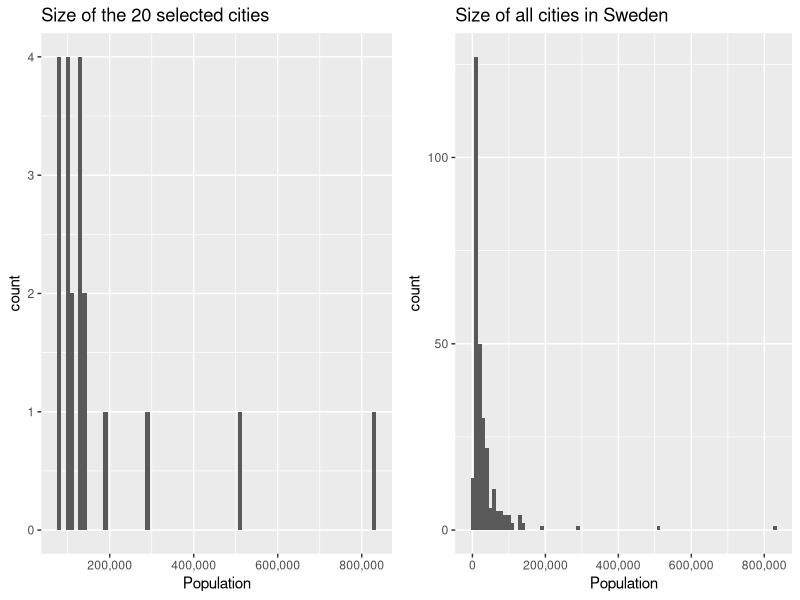
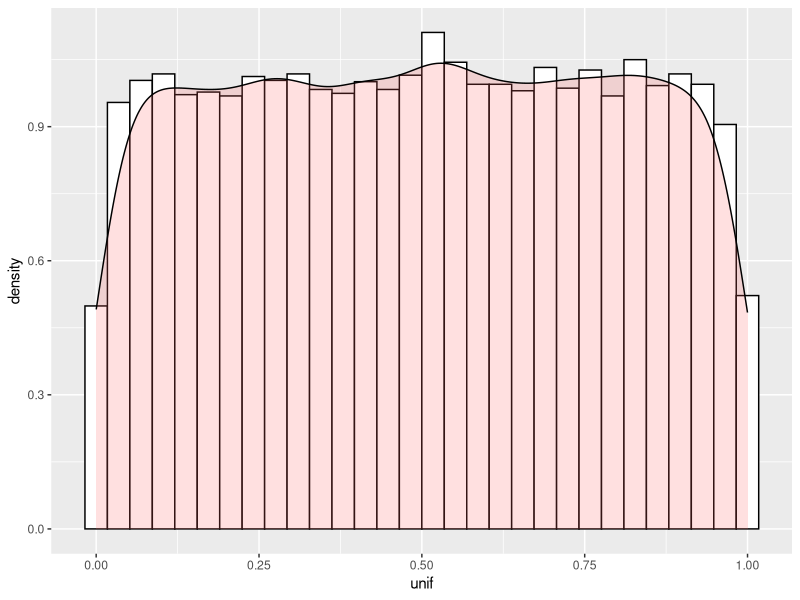
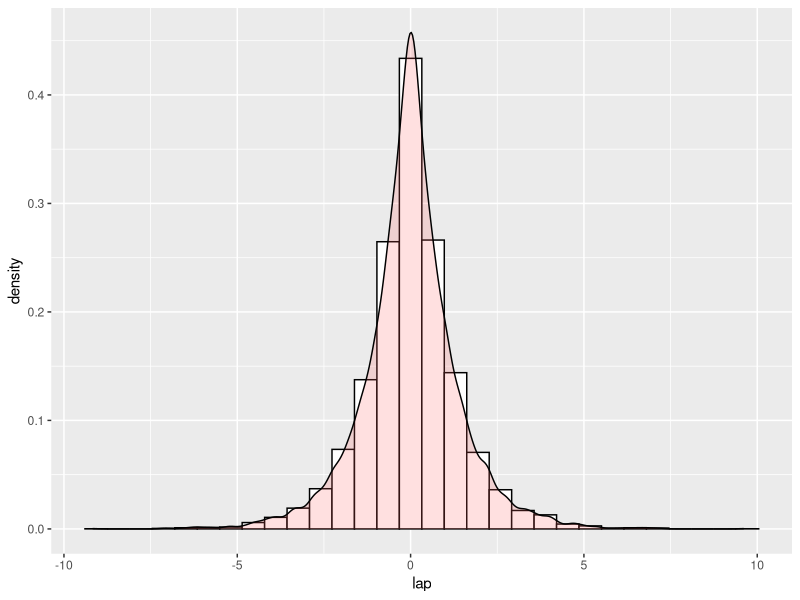
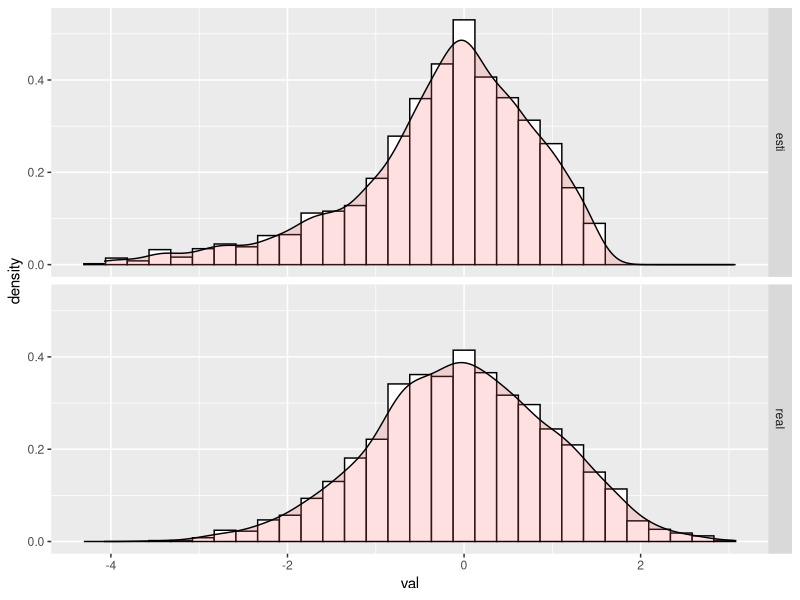

These charts were generated, in order, by the following R code:
## ---- chunk 1
knitr::opts_chunk$set(echo = TRUE, out.height = "200px")
Sys.setlocale(locale="english")
## ---- chunk 2
# libraries used
rm(list=ls())
library(ggplot2)
#install.packages("gridExtra") # to put the plots togeter
library(gridExtra)

## ---- chunk 3
# set working directory
# load the data
data = read.csv2("population.csv")
data[,1] <- as.character(data[,1])
## ---- chunk 4
# create the select city function - based on max
selectCity = function(data){
  # proportional to the number of inhabitants of the city
  data$proportinalPopulation = data$Population/sum(data$Population)
  # generate random numbers - include to dataset
  data$rn_uniform = runif(n=nrow(data),0,1)
  # probabilities proportional to the number of inhabitants
  data$prob_proportinalPopulation = data$proportinalPopulation * data$rn_uniform
  # take one city - max prob_proportinalPopulation
  city_index = which.max(data$prob_proportinalPopulation)
  # print(data[city_index,][1]) # make the print nicer
  
  return(data[city_index,1])
}
## ---- chunk 5
# create a function to select 20 cities
select20cities = function(data){
  cities_remain <- data
  selected_cities <- c()
  for (i in 1:20) {
  selected_city <- selectCity(cities_remain)
  selected_cities <- c(selected_cities,selected_city)
  cities_remain <- cities_remain[-which(cities_remain[,1]==selected_city),]
  }
  return(data.frame(Municipality=selected_cities))
}
## ---- chunk 6
# list of all selected cities
selected_cities <- select20cities(data)
idx <- match(selected_cities$Municipality, data[,1])
selected_cities$Population <- data[idx,2]
selected_cities <- selected_cities[order(selected_cities[,2],decreasing = TRUE),]
rownames(selected_cities) <- c()
selected_cities
## ---- chunk 7

# histogram - 2 selected cities
histplot_20cities = ggplot(selected_cities)+
  geom_histogram(binwidth=10000,aes(x=Population)) +
  ggtitle("Size of the 20 selected cities") +
  scale_x_continuous(labels = scales::comma)

histplot_cities = ggplot(data)+
  geom_histogram(binwidth=10000,aes(x=Population)) +
  ggtitle("Size of all cities in Sweden")+
  scale_x_continuous(labels = scales::comma)

# put the plots together
grid.arrange(histplot_20cities, histplot_cities, ncol = 2)
## ---- chunk 8
# generate random numbers
rm(list=ls())
n=10000
set.seed(12345)
x_rand <- runif(n=n, min=0, max=1)
data1 <- data.frame(unif=x_rand)
ggplot(data1,aes(x=unif))+
   geom_histogram(aes(y=..density..),
                 colour="black",
                 fill="white",
                 bins=30)+
  geom_density(alpha=.2, fill="#FF6666")
## ---- chunk 9
laplace_distribution = function(mu, alpha, p){
  result <- mu-(1/alpha)*sign(p-0.5)*log(1-2*abs(p-0.5))
  # result = alpha/2 * exp(-alpha * (abs(x_rand -  mu)))
  return(result)
}

data1$lap <- laplace_distribution(0,1, x_rand)

ggplot(data = data1, aes(x=lap)) + 
 geom_histogram(aes(y=..density..),
                 colour="black",
                 fill="white",
                 bins=30)+
  geom_density(alpha=.2, fill="#FF6666")
## ---- chunk 10
pdf_norm = function(x){
  exp(-(x**2)/2)/(sqrt(2*pi))
}
pdf_lap = function(x){
  (1/2)*exp(-abs(x))
}

c <- sqrt(2/pi)*exp(0.5)
n2 <- 2000
accept <- c()
for (i in 1:n) {
  if(length(accept)>=n2){
    break()
  }
  u <- data1[i,1]
  Y <- data1[i,2]
  q <- pdf_lap(Y)
  p <- pdf_norm(Y)
  if(u<=p/(c*q)){
    accept <- c(accept,Y)
  }
}
data2 <- data.frame(val=accept, id="esti")
# ggplot(data = data2, aes(x=val)) + 
#  geom_histogram(aes(y=..density..),
#                  colour="black",
#                  fill="white",
#                  bins=30)+
#   geom_density(alpha=.2, fill="#FF6666")


## ---- chunk 11
data3 <- data.frame(val=rnorm(n=n2,0,1),id ="real")
data3 <- rbind(data2,data3)

ggplot(data = data3, aes(x=val)) +
 geom_histogram(aes(y=..density..),
                 colour="black",
                 fill="white",
                 bins=30)+
  geom_density(alpha=.2, fill="#FF6666")+
  facet_grid(id~.)


